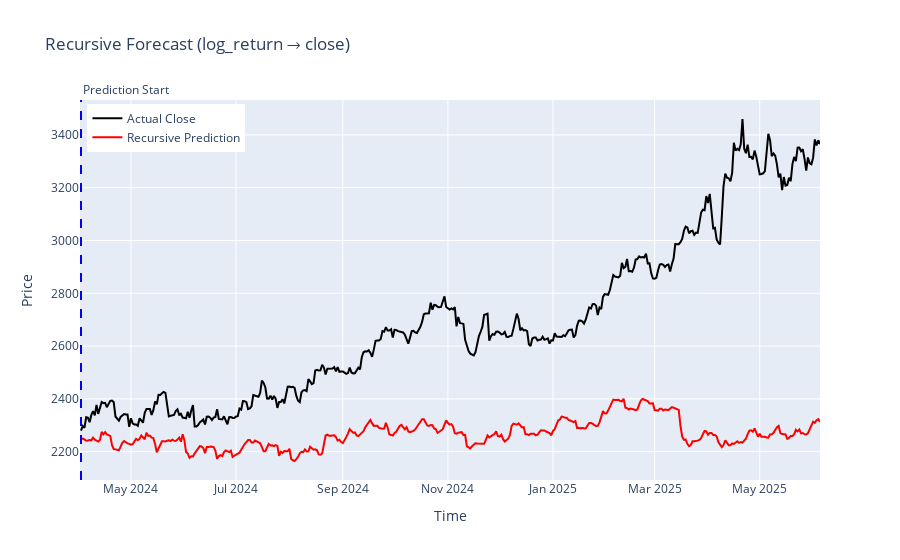

Notebook source saved alongside this figure:
### Code cell
START_INDEX = split + lookback  # điểm bắt đầu dự đoán
N_STEPS = 430  # số ngày dự đoán tiếp

logret_pred = recursive_forecast_log_return(
    model=model,
    df=df,
    start_index=START_INDEX,
    n_steps=N_STEPS,
    lookback=lookback,
    scaler_X=scaler_X,  # Truyền object scaler_X
    scaler_y=scaler_y,  # Truyền object scaler_y
    features=features,
    target=target,
    volatility_col=volatility,  # THÊM THAM SỐ NÀY
    zscore_col=zscore  # THÊM THAM SỐ NÀY
)

anchor_close = df["close"].iloc[START_INDEX - 1]

close_pred = anchor_close * np.exp(np.cumsum(logret_pred))

df_rec = df.iloc[START_INDEX : START_INDEX + N_STEPS].copy()
df_rec["close_pred"] = close_pred


fig = go.Figure()

fig.add_trace(
    go.Scatter(
        x=df_rec["date"],
        y=df_rec["close"],
        name="Actual Close",
        line=dict(color="black"),
    )
)

fig.add_trace(
    go.Scatter(
        x=df_rec["date"],
        y=df_rec["close_pred"],
        name="Recursive Prediction",
        line=dict(color="red"),
    )
)


start_date = df_rec["date"].iloc[0]

fig.add_shape(
    type="line",
    x0=start_date,
    x1=start_date,
    y0=0,
    y1=1,
    xref="x",
    yref="paper",
    line=dict(color="blue", dash="dash"),
)

fig.add_annotation(
    x=start_date,
    y=1,
    yref="paper",
    text="Prediction Start",
    showarrow=False,
    xanchor="left",
    yanchor="bottom",
)

fig.update_layout(
    title="Recursive Forecast (log_return → close)",
    xaxis_title="Time",
    yaxis_title="Price",
    legend=dict(x=0.01, y=0.99),
)

fig.show()

### Figure 1 — Plotly figure (JSON) as saved in the notebook; plotly's stock layout.template omitted (floating-point values rounded to 4 significant figures; data arrays with more than 128 entries replaced by an {"elided": "..."} marker saying what was removed)
{"data": [{"line": {"color": "black"}, "name": "Actual Close", "type": "scatter", "x": {"elided": "430 str values"}, "y": {"elided": "430 float values"}}, {"line": {"color": "red"}, "name": "Recursive Prediction", "type": "scatter", "x": {"elided": "430 str values"}, "y": {"elided": "430 float values"}}], "layout": {"annotations": [{"showarrow": false, "text": "Prediction Start", "x": "2024-04-02T00:00:00", "xanchor": "left", "y": 1, "yanchor": "bottom", "yref": "paper"}], "legend": {"x": 0.01, "y": 0.99}, "shapes": [{"line": {"color": "blue", "dash": "dash"}, "type": "line", "x0": "2024-04-02T00:00:00", "x1": "2024-04-02T00:00:00", "xref": "x", "y0": 0, "y1": 1, "yref": "paper"}], "title": {"text": "Recursive Forecast (log_return → close)"}, "xaxis": {"title": {"text": "Time"}}, "yaxis": {"title": {"text": "Price"}}}}
